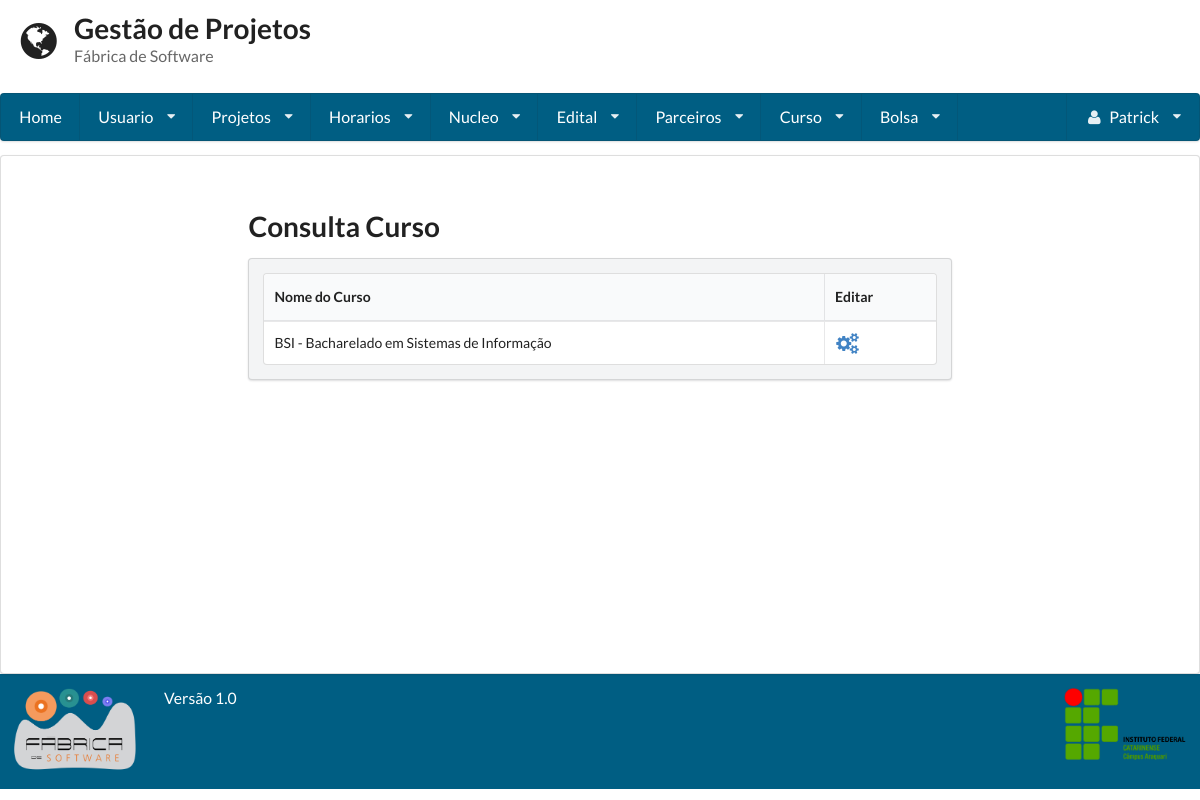
The app's page /consulta_curso/ (signed in), older data.
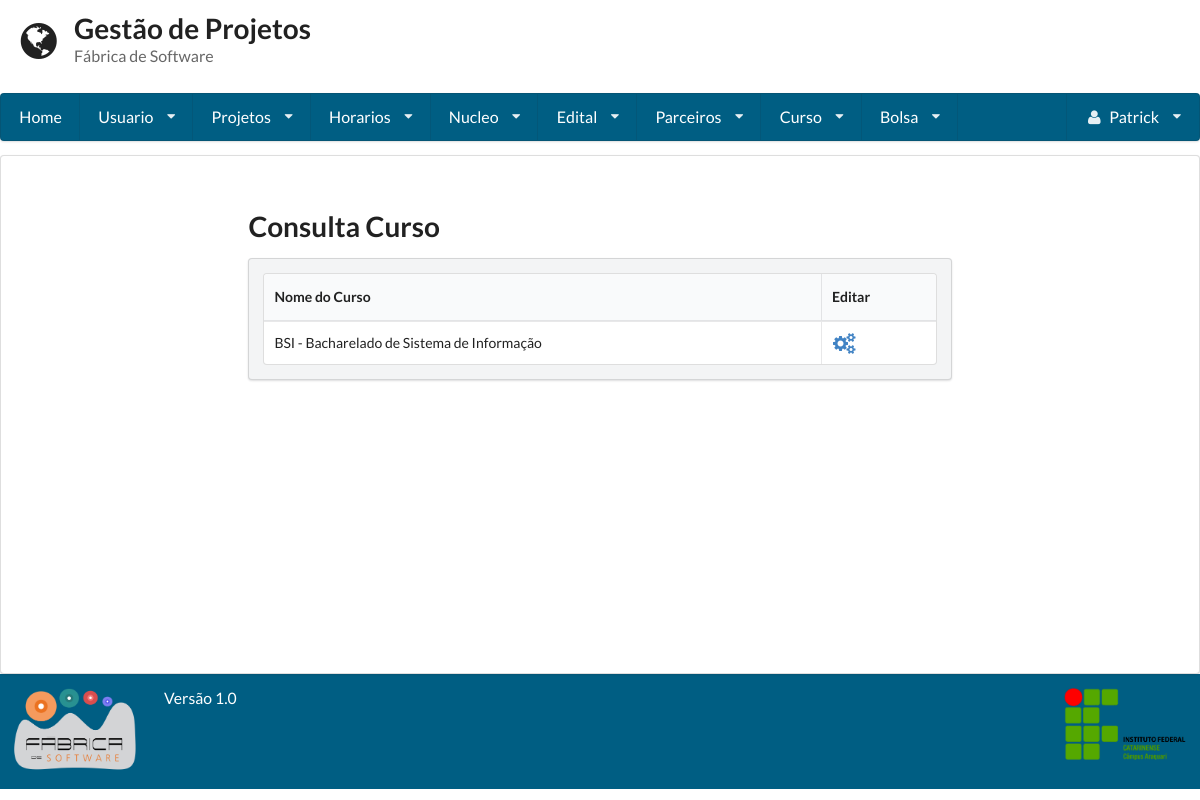
The same page, newer data.
### gestaoapp/models/curso.py (models this page shows, shortened)
class Curso(models.Model):
	curso = models.CharField(max_length=255)

### gestaoapp/views/curso.py (the view, shortened to what this page needs)
# urls.py: url(r'^consulta_curso/', ConsultaCurso.as_view()),
class ConsultaCurso(LoginRequiredMixin, View):
    template = 'curso/consulta.html'
    def get(self, request):
        form = Busca()
        curso = Curso.objects.all()
        return render(request, self.template, {'cursos': curso, "form": form})

### gestaoapp/templates/curso/consulta.html (shortened to what this page needs)
{% extends 'base.html' %}
{% block conteudo %}
    <form method='POST' action='/consulta_curso/' class="ui form">
        <h1 class="ui header">Consulta Curso</h1>
    </form>
    <div class="ui secondary segment">
        <table class="ui celled table">
            <thead>
            <tr>
                <th>Nome do Curso</th>
                <th>Editar</th>
            </tr>
            </thead>
            <tbody>
            {% for curso in cursos %}
                <td>{{ curso.curso }}</td>
                {% if user.is_superuser %}
                    <td><a href="/editar_curso/{{ curso.id }}"><i class="settings large icon"></i></a></td>
                {% endif %}
            {% endfor %}
            </tbody>
        </table>
    </div>
{% endblock %}

Row changes from the older to the newer data that the page shows:
changed Curso: curso "BSI - Bacharelado em Sistemas de Informação" → "BSI - Bacharelado de Sistema de Informação"
